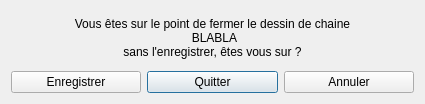
<?xml version="1.0" encoding="UTF-8"?>
<ui version="4.0">
 <class>SaveDialog</class>
 <widget class="QDialog" name="SaveDialog">
  <property name="geometry">
   <rect>
    <x>0</x>
    <y>0</y>
    <width>425</width>
    <height>104</height>
   </rect>
  </property>
  <property name="windowTitle">
   <string>Sauvegarde</string>
  </property>
  <layout class="QVBoxLayout" name="verticalLayout">
   <item>
    <widget class="QLabel" name="label">
     <property name="sizePolicy">
      <sizepolicy hsizetype="Preferred" vsizetype="Preferred">
       <horstretch>0</horstretch>
       <verstretch>0</verstretch>
      </sizepolicy>
     </property>
     <property name="text">
      <string>Vous êtes sur le point de fermer le dessin de chaine
 BLABLA 
sans l'enregistrer, êtes vous sur ?</string>
     </property>
     <property name="alignment">
      <set>Qt::AlignCenter</set>
     </property>
    </widget>
   </item>
   <item>
    <layout class="QGridLayout" name="gridLayout">
     <item row="1" column="1">
      <widget class="QPushButton" name="pushButton_Quit">
       <property name="text">
        <string>Quitter</string>
       </property>
      </widget>
     </item>
     <item row="1" column="0">
      <widget class="QPushButton" name="pushButton_Save">
       <property name="text">
        <string>Enregistrer</string>
       </property>
      </widget>
     </item>
     <item row="1" column="2">
      <widget class="QPushButton" name="pushButton_Cancel">
       <property name="text">
        <string>Annuler</string>
       </property>
      </widget>
     </item>
    </layout>
   </item>
  </layout>
 </widget>
 <resources/>
 <connections/>
</ui>
